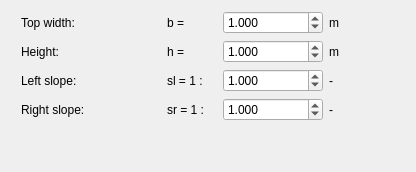
     <widget class="QWidget" name="pageTrapezoid">
      <layout class="QGridLayout" name="gridLayout_16">
       <item row="3" column="2">
        <widget class="QDoubleSpinBox" name="doubleSpinBoxTrapRightSl">
         <property name="minimumSize">
          <size>
           <width>100</width>
           <height>0</height>
          </size>
         </property>
         <property name="maximumSize">
          <size>
           <width>100</width>
           <height>16777215</height>
          </size>
         </property>
         <property name="decimals">
          <number>3</number>
         </property>
         <property name="maximum">
          <double>99999999.000000000000000</double>
         </property>
         <property name="singleStep">
          <double>0.100000000000000</double>
         </property>
         <property name="value">
          <double>1.000000000000000</double>
         </property>
        </widget>
       </item>
       <item row="3" column="3">
        <widget class="QLabel" name="label_163">
         <property name="minimumSize">
          <size>
           <width>30</width>
           <height>0</height>
          </size>
         </property>
         <property name="maximumSize">
          <size>
           <width>30</width>
           <height>16777215</height>
          </size>
         </property>
         <property name="text">
          <string>-</string>
         </property>
        </widget>
       </item>
       <item row="1" column="1">
        <widget class="QLabel" name="label_145">
         <property name="minimumSize">
          <size>
           <width>50</width>
           <height>0</height>
          </size>
         </property>
         <property name="maximumSize">
          <size>
           <width>50</width>
           <height>16777215</height>
          </size>
         </property>
         <property name="text">
          <string>h =</string>
         </property>
        </widget>
       </item>
       <item row="0" column="4" rowspan="4">
        <spacer name="horizontalSpacer_5">
         <property name="orientation">
          <enum>Qt::Horizontal</enum>
         </property>
         <property name="sizeHint" stdset="0">
          <size>
           <width>40</width>
           <height>20</height>
          </size>
         </property>
        </spacer>
       </item>
       <item row="1" column="0">
        <widget class="QLabel" name="label_87">
         <property name="minimumSize">
          <size>
           <width>150</width>
           <height>0</height>
          </size>
         </property>
         <property name="maximumSize">
          <size>
           <width>150</width>
           <height>16777215</height>
          </size>
         </property>
         <property name="text">
          <string>Height:</string>
         </property>
         <property name="indent">
          <number>10</number>
         </property>
        </widget>
       </item>
       <item row="0" column="3">
        <widget class="QLabel" name="label_148">
         <property name="minimumSize">
          <size>
           <width>30</width>
           <height>0</height>
          </size>
         </property>
         <property name="maximumSize">
          <size>
           <width>30</width>
           <height>16777215</height>
          </size>
         </property>
         <property name="text">
          <string>m</string>
         </property>
        </widget>
       </item>
       <item row="0" column="2">
        <widget class="QDoubleSpinBox" name="doubleSpinBoxTrapWidth">
         <property name="minimumSize">
          <size>
           <width>100</width>
           <height>0</height>
          </size>
         </property>
         <property name="maximumSize">
          <size>
           <width>100</width>
           <height>16777215</height>
          </size>
         </property>
         <property name="decimals">
          <number>3</number>
         </property>
         <property name="maximum">
          <double>99999999.000000000000000</double>
         </property>
         <property name="singleStep">
          <double>0.500000000000000</double>
         </property>
         <property name="value">
          <double>1.000000000000000</double>
         </property>
        </widget>
       </item>
       <item row="0" column="1">
        <widget class="QLabel" name="label_144">
         <property name="minimumSize">
          <size>
           <width>50</width>
           <height>0</height>
          </size>
         </property>
         <property name="maximumSize">
          <size>
           <width>50</width>
           <height>16777215</height>
          </size>
         </property>
         <property name="text">
          <string>b =</string>
         </property>
        </widget>
       </item>
       <item row="0" column="0">
        <widget class="QLabel" name="label_86">
         <property name="minimumSize">
          <size>
           <width>150</width>
           <height>0</height>
          </size>
         </property>
         <property name="maximumSize">
          <size>
           <width>150</width>
           <height>16777215</height>
          </size>
         </property>
         <property name="text">
          <string>Top width:</string>
         </property>
         <property name="indent">
          <number>10</number>
         </property>
        </widget>
       </item>
       <item row="1" column="2">
        <widget class="QDoubleSpinBox" name="doubleSpinBoxTrapHeight">
         <property name="minimumSize">
          <size>
           <width>100</width>
           <height>0</height>
          </size>
         </property>
         <property name="maximumSize">
          <size>
           <width>100</width>
           <height>16777215</height>
          </size>
         </property>
         <property name="decimals">
          <number>3</number>
         </property>
         <property name="maximum">
          <double>99999999.000000000000000</double>
         </property>
         <property name="singleStep">
          <double>0.100000000000000</double>
         </property>
         <property name="value">
          <double>1.000000000000000</double>
         </property>
        </widget>
       </item>
       <item row="1" column="3">
        <widget class="QLabel" name="label_159">
         <property name="minimumSize">
          <size>
           <width>30</width>
           <height>0</height>
          </size>
         </property>
         <property name="maximumSize">
          <size>
           <width>30</width>
           <height>16777215</height>
          </size>
         </property>
         <property name="text">
          <string>m</string>
         </property>
        </widget>
       </item>
       <item row="2" column="0">
        <widget class="QLabel" name="label_89">
         <property name="minimumSize">
          <size>
           <width>150</width>
           <height>0</height>
          </size>
         </property>
         <property name="maximumSize">
          <size>
           <width>150</width>
           <height>16777215</height>
          </size>
         </property>
         <property name="text">
          <string>Left slope:</string>
         </property>
         <property name="indent">
          <number>10</number>
         </property>
        </widget>
       </item>
       <item row="2" column="1">
        <widget class="QLabel" name="label_162">
         <property name="minimumSize">
          <size>
           <width>50</width>
           <height>0</height>
          </size>
         </property>
         <property name="maximumSize">
          <size>
           <width>50</width>
           <height>16777215</height>
          </size>
         </property>
         <property name="text">
          <string>sl = 1 :</string>
         </property>
        </widget>
       </item>
       <item row="2" column="2">
        <widget class="QDoubleSpinBox" name="doubleSpinBoxTrapLeftSl">
         <property name="minimumSize">
          <size>
           <width>100</width>
           <height>0</height>
          </size>
         </property>
         <property name="maximumSize">
          <size>
           <width>100</width>
           <height>16777215</height>
          </size>
         </property>
         <property name="decimals">
          <number>3</number>
         </property>
         <property name="maximum">
          <double>99999999.000000000000000</double>
         </property>
         <property name="singleStep">
          <double>0.100000000000000</double>
         </property>
         <property name="value">
          <double>1.000000000000000</double>
         </property>
        </widget>
       </item>
       <item row="2" column="3">
        <widget class="QLabel" name="label_161">
         <property name="minimumSize">
          <size>
           <width>30</width>
           <height>0</height>
          </size>
         </property>
         <property name="maximumSize">
          <size>
           <width>30</width>
           <height>16777215</height>
          </size>
         </property>
         <property name="text">
          <string>-</string>
         </property>
        </widget>
       </item>
       <item row="3" column="0">
        <widget class="QLabel" name="label_91">
         <property name="minimumSize">
          <size>
           <width>150</width>
           <height>0</height>
          </size>
         </property>
         <property name="maximumSize">
          <size>
           <width>150</width>
           <height>16777215</height>
          </size>
         </property>
         <property name="text">
          <string>Right slope:</string>
         </property>
         <property name="indent">
          <number>10</number>
         </property>
        </widget>
       </item>
       <item row="3" column="1">
        <widget class="QLabel" name="label_164">
         <property name="minimumSize">
          <size>
           <width>50</width>
           <height>0</height>
          </size>
         </property>
         <property name="maximumSize">
          <size>
           <width>50</width>
           <height>16777215</height>
          </size>
         </property>
         <property name="text">
          <string>sr = 1 :</string>
         </property>
        </widget>
       </item>
       <item row="4" column="0" colspan="5">
        <spacer name="verticalSpacer_26">
         <property name="orientation">
          <enum>Qt::Vertical</enum>
         </property>
         <property name="sizeHint" stdset="0">
          <size>
           <width>20</width>
           <height>40</height>
          </size>
         </property>
        </spacer>
       </item>
      </layout>
     </widget>
